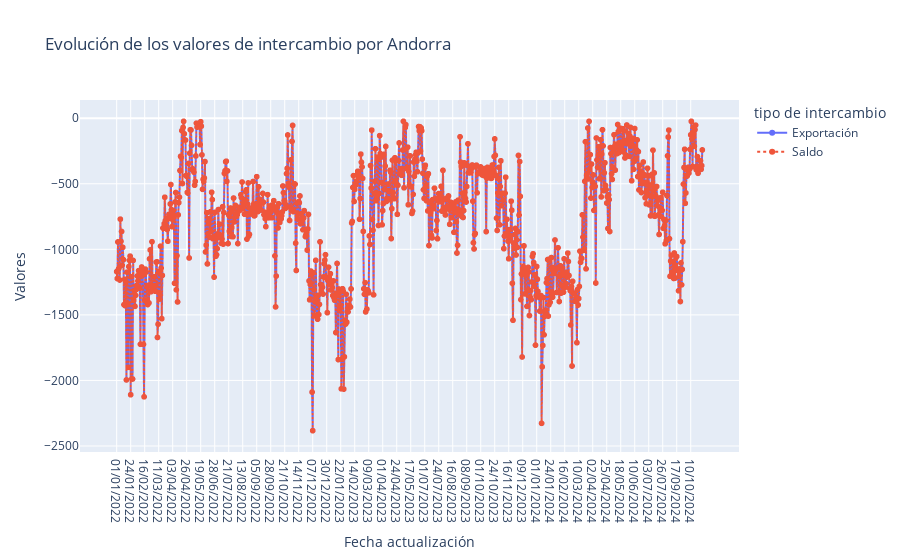

Notebook cell for this chart:
### Code cell
fig = px.line(df_intercambio[df_intercambio['nombre'] == 'Andorra'],
              x='Fecha actualización', y='Valores', color='tipo de intercambio',
              line_group='tipo de intercambio',
              title='Evolución de los valores de intercambio por Andorra',
              markers=True,
              line_dash='tipo de intercambio')

fig.show()

### Figure 1 — Plotly figure (JSON) as saved in the notebook; plotly's stock layout.template omitted (floating-point values rounded to 4 significant figures; data arrays with more than 128 entries replaced by an {"elided": "..."} marker saying what was removed)
{"data": [{"hovertemplate": "tipo de intercambio=Exportación<br>Fecha actualización=%{x}<br>Valores=%{y}<extra></extra>", "legendgroup": "Exportación", "line": {"color": "#636efa", "dash": "solid"}, "marker": {"symbol": "circle"}, "mode": "lines+markers", "name": "Exportación", "showlegend": true, "type": "scattergl", "x": {"elided": "963 str values"}, "xaxis": "x", "y": {"elided": "963 float values"}, "yaxis": "y"}, {"hovertemplate": "tipo de intercambio=Saldo<br>Fecha actualización=%{x}<br>Valores=%{y}<extra></extra>", "legendgroup": "Saldo", "line": {"color": "#EF553B", "dash": "dot"}, "marker": {"symbol": "circle"}, "mode": "lines+markers", "name": "Saldo", "showlegend": true, "type": "scattergl", "x": {"elided": "963 str values"}, "xaxis": "x", "y": {"elided": "963 float values"}, "yaxis": "y"}], "layout": {"legend": {"title": {"text": "tipo de intercambio"}, "tracegroupgap": 0}, "title": {"text": "Evolución de los valores de intercambio por Andorra"}, "xaxis": {"anchor": "y", "domain": [0, 1], "title": {"text": "Fecha actualización"}}, "yaxis": {"anchor": "x", "domain": [0, 1], "title": {"text": "Valores"}}}}
